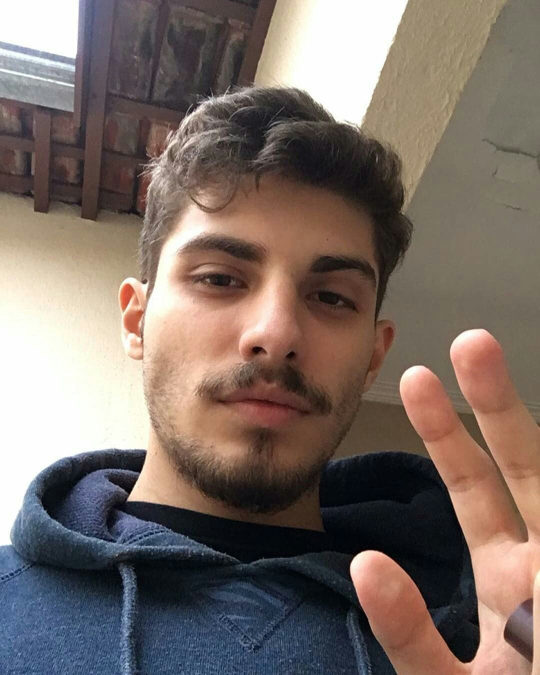
#> input picture OpenCV/Reconhecimento Facial 1.0/fotos/img1.jpg, 1080 x 1350 px, given in place of the camera (shown at 1/2 size)
$ python contorno.py
#> lines starting #> are read from the running program, lines starting #| are printed output that depends on the picture; after the words box and inside, x2 and y2 are one past the last pixel; in counts of white or black regions, pixels touching at a corner belong together
import cv2

def main():
    cap = cv2.VideoCapture(0)
    if not cap.isOpened():
        print("Não foi possível acessar a webcam.")
        return

    while True:
        ret, frame = cap.read()
#> frame is the input picture: shape (1350, 1080, 3); mean B, G, R 102.7, 109.6, 123.5
        if not ret:
            break

        # redimensiona, converte em cinza, suaviza e aplica Canny
        frame = cv2.resize(frame, (900, 600))
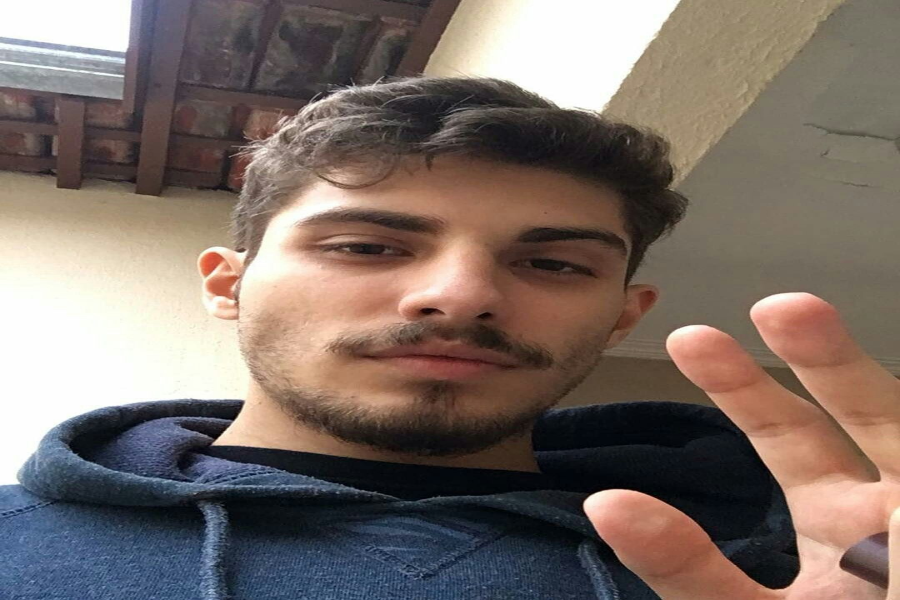
#> frame: shape (600, 900, 3); mean B, G, R 102.6, 109.5, 123.4
        gray= cv2.cvtColor(frame, cv2.COLOR_BGR2GRAY)
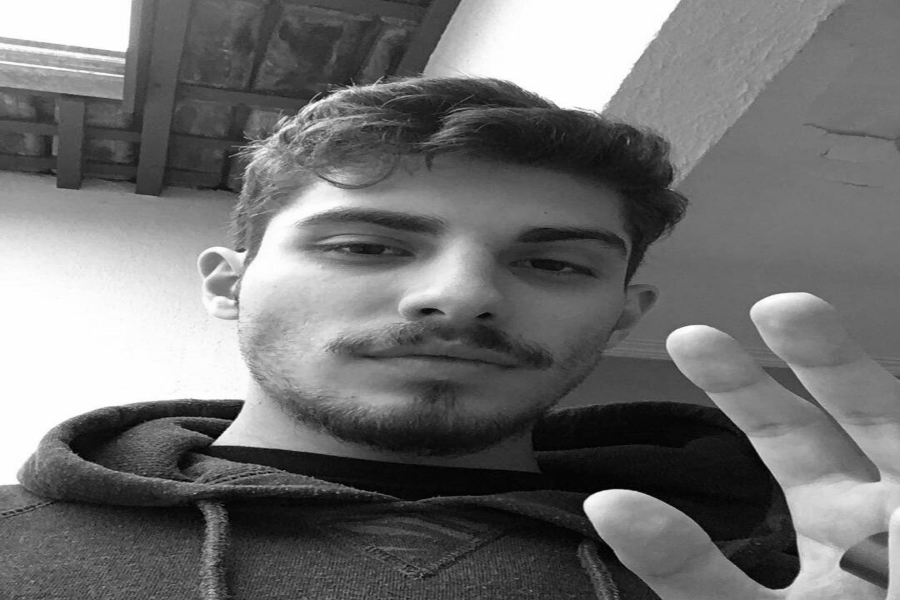
#> gray: shape (600, 900); min 0, max 255, mean 112.9
        blur = cv2.GaussianBlur(gray, (7, 7), 0)
        edges = cv2.Canny(blur, 50, 100)
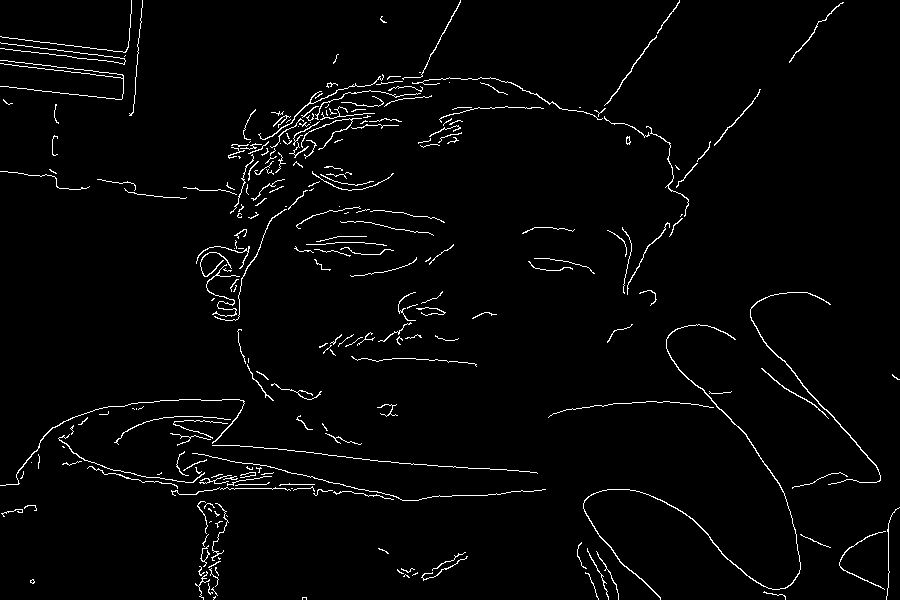
#> edges: shape (600, 900); 2.5% white in thin lines or dots

        cv2.resize(frame,( 400, 600))
        cv2.resize(edges, (400, 600))

        # mostra a webcam
        cv2.imshow("Camera", frame)
        cv2.imshow("Contornos (Canny)", edges)

        # sai com 'a'
        if cv2.waitKey(5) & 0xFF == ord('a'):
#> (key Esc is pressed here)
            break

    cap.release()
    cv2.destroyAllWindows()

if __name__ == "__main__":
    main()

$ run again, on OpenCV/Reconhecimento Facial 1.0/fotos/img2.jpg
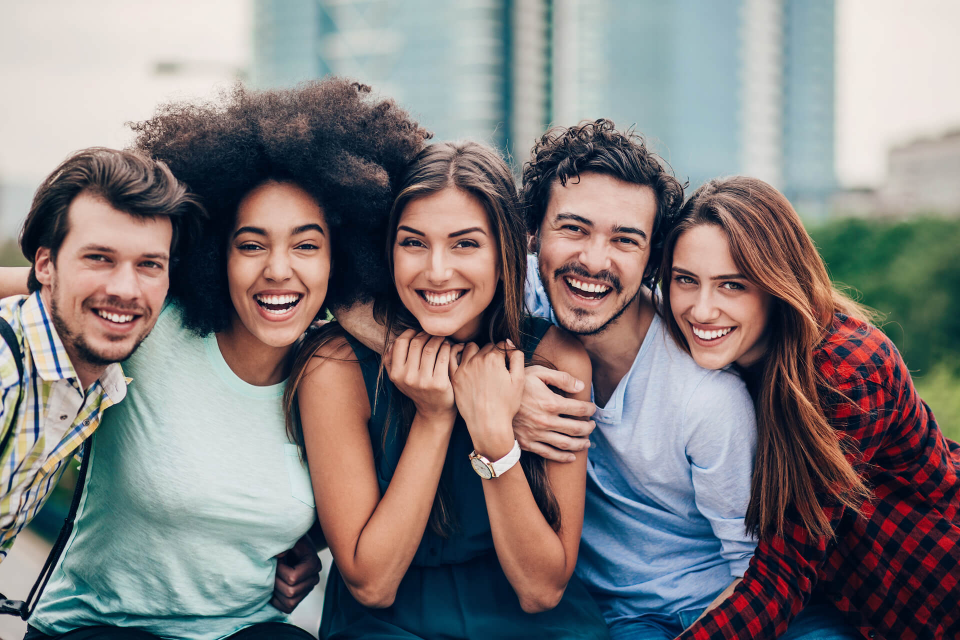
#> input picture OpenCV/Reconhecimento Facial 1.0/fotos/img2.jpg, 1920 x 1280 px, given in place of the camera (shown at 1/2 size)
#> in main, frame is the input picture: shape (1280, 1920, 3); mean B, G, R 124.4, 124.3, 129.3
#> frame: shape (600, 900, 3)
#> in main, `gray= cv2.cvtColor(frame, cv2.COLOR_BGR2GRAY)`:
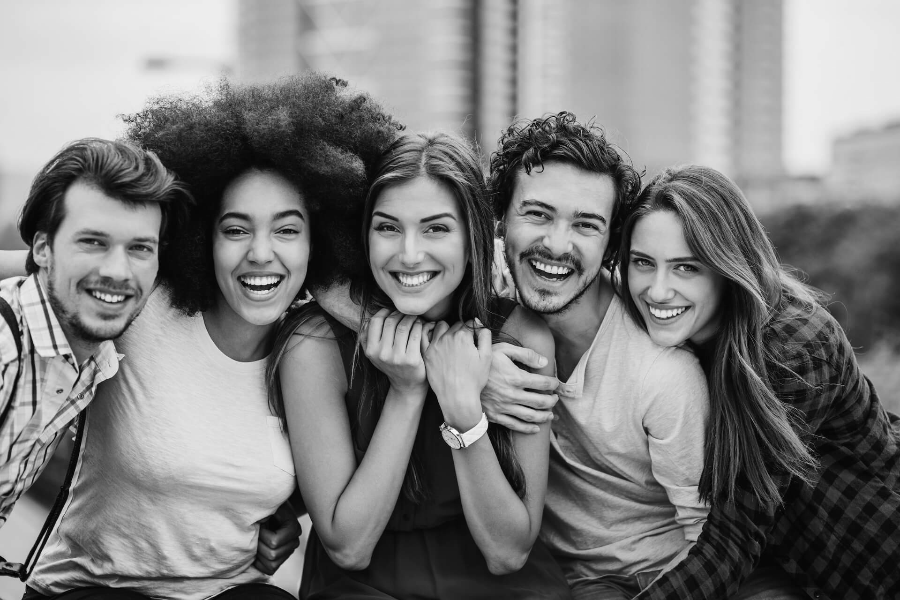
#> gray: shape (600, 900); min 1, max 252, mean 125.7
#> in main, `edges = cv2.Canny(blur, 50, 100)`:
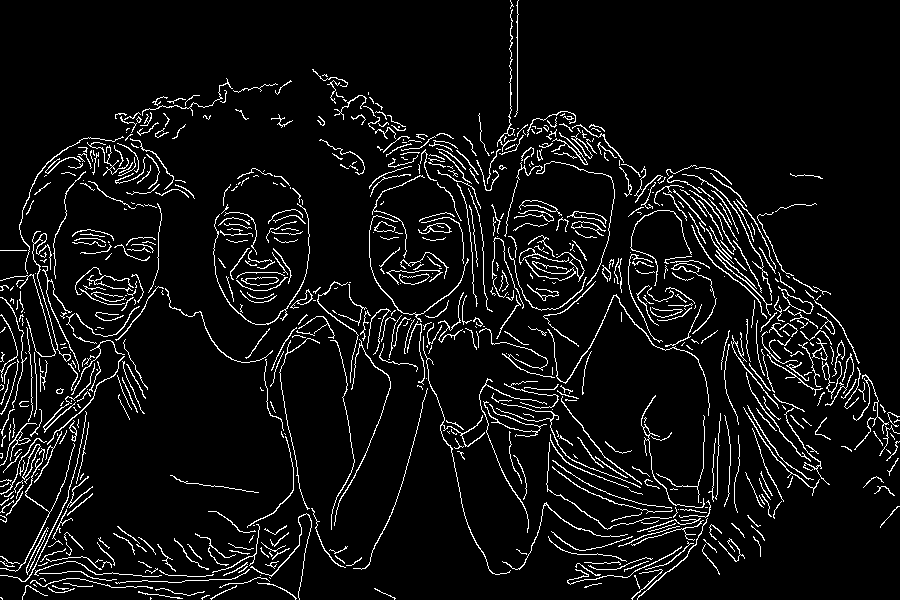
#> edges: shape (600, 900); 6.6% white in thin lines or dots

$ run again, on OpenCV/Reconhecimento Facial 1.0/fotos/img3.jpg
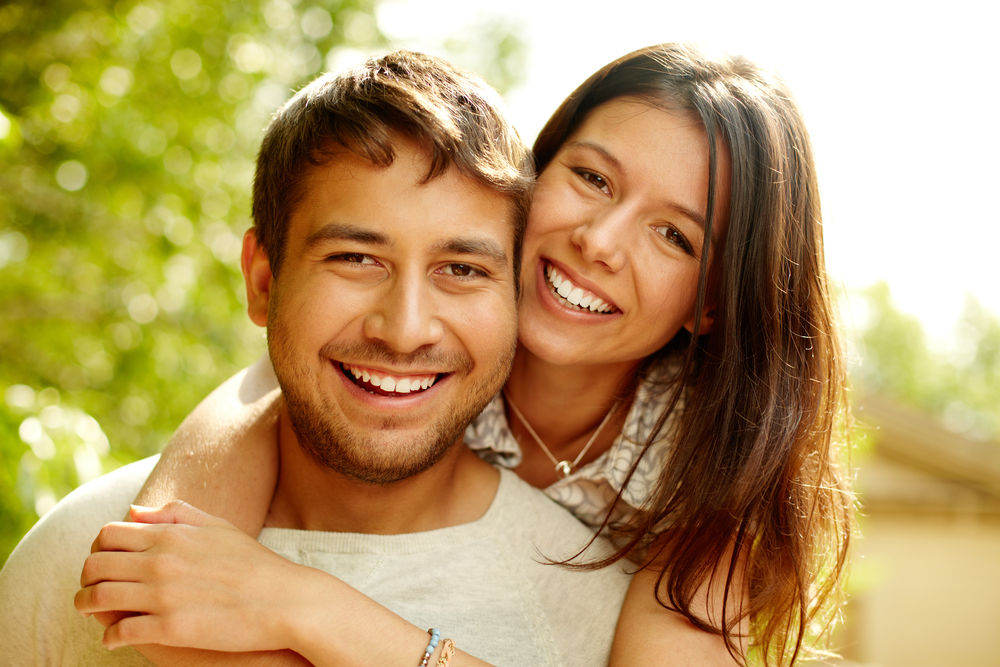
#> input picture OpenCV/Reconhecimento Facial 1.0/fotos/img3.jpg, 1000 x 667 px, given in place of the camera
#> in main, frame is the input picture: shape (667, 1000, 3); mean B, G, R 102.6, 155.1, 183.6
#> frame: shape (600, 900, 3)
#> in main, `gray= cv2.cvtColor(frame, cv2.COLOR_BGR2GRAY)`:
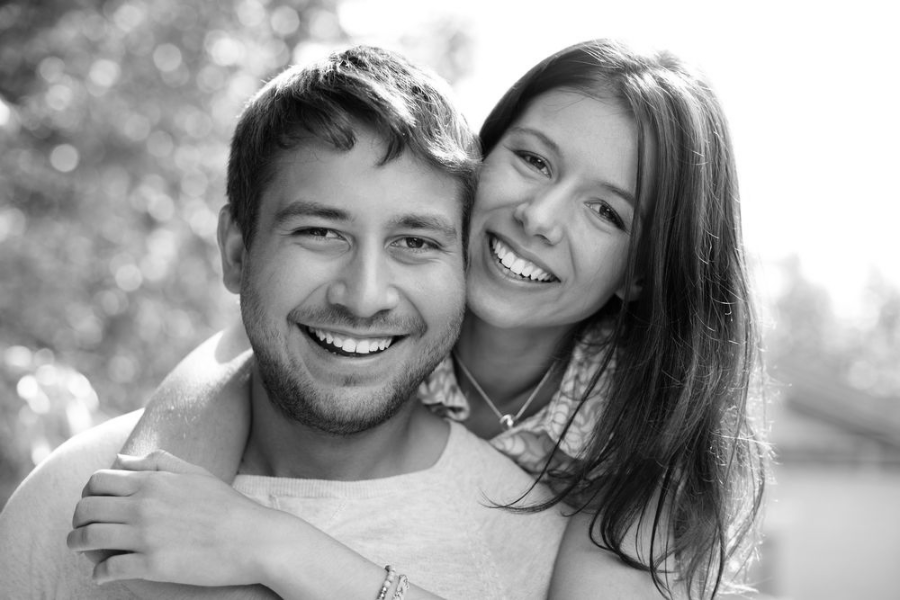
#> gray: shape (600, 900); min 0, max 255, mean 157.5
#> in main, `edges = cv2.Canny(blur, 50, 100)`:
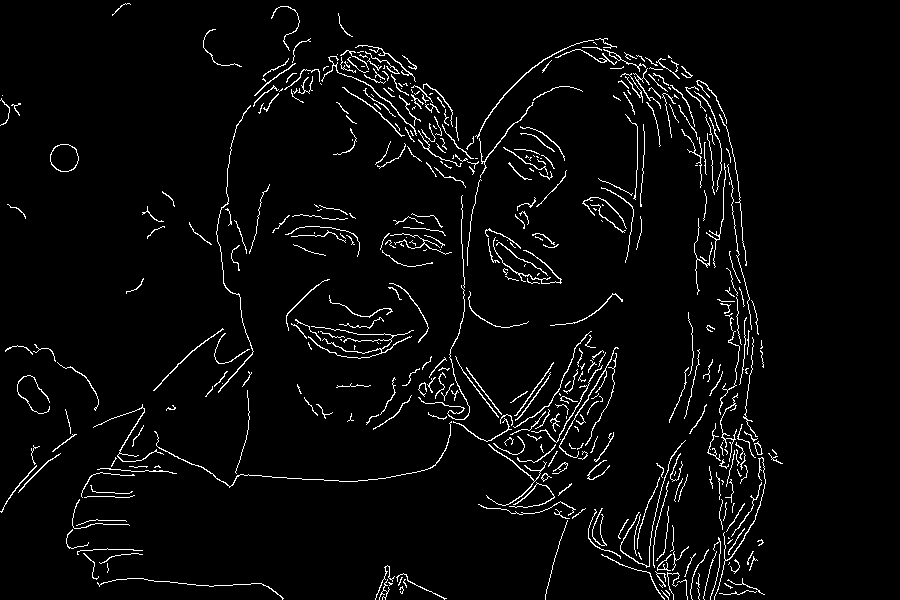
#> edges: shape (600, 900); 3.7% white in thin lines or dots, all inside (x1, y1, x2, y2) = (0, 3, 783, 600)

$ run again, on OpenCV/Reconhecimento Facial 1.0/fotos/img4.jpg
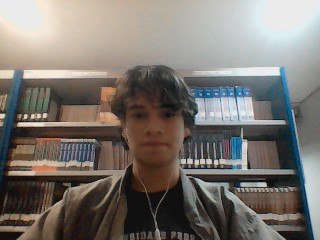
#> input picture OpenCV/Reconhecimento Facial 1.0/fotos/img4.jpg, 320 x 240 px, given in place of the camera
#> in main, frame is the input picture: shape (240, 320, 3); mean B, G, R 112, 117.9, 122.9
#> frame: shape (600, 900, 3)
#> in main, `gray= cv2.cvtColor(frame, cv2.COLOR_BGR2GRAY)`:
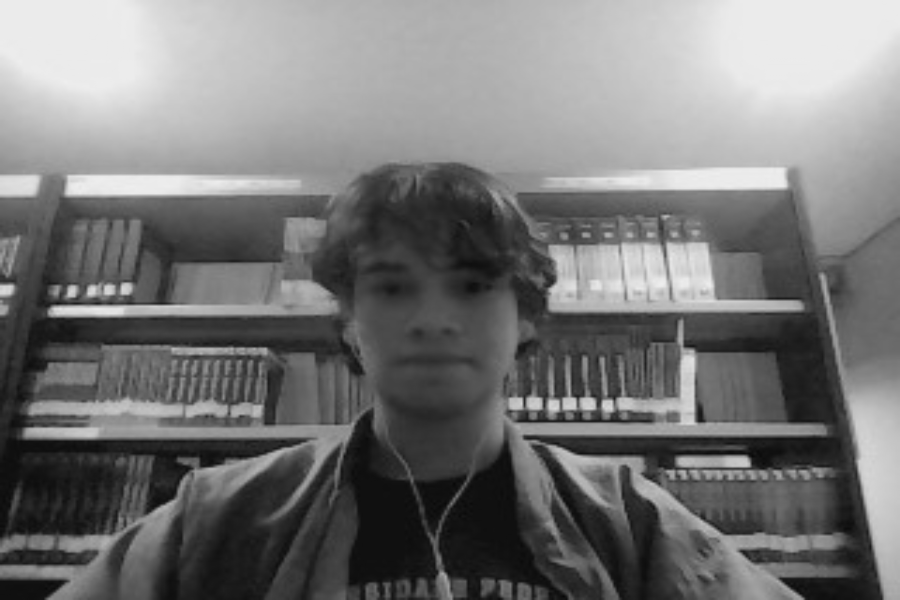
#> gray: shape (600, 900); min 7, max 238, mean 118.6
#> in main, `edges = cv2.Canny(blur, 50, 100)`:
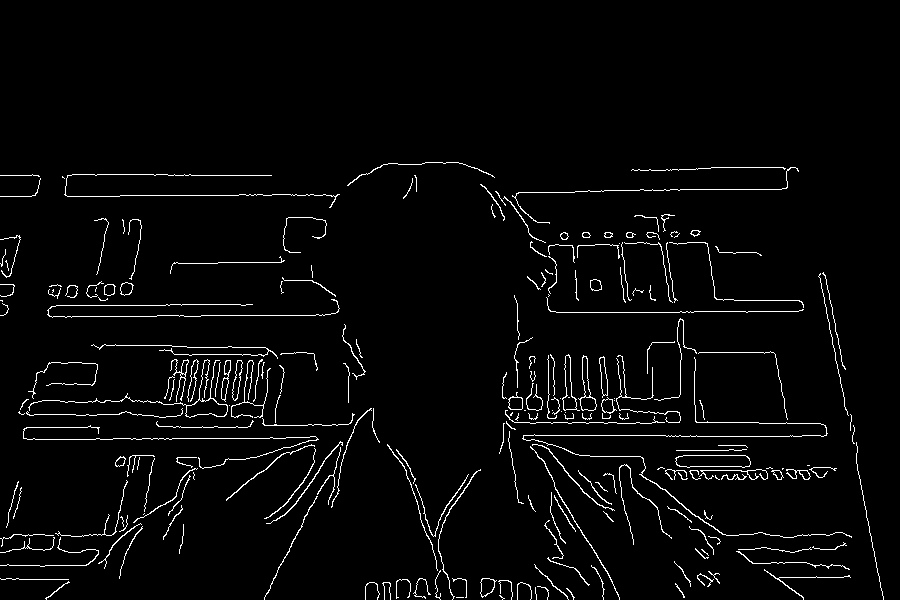
#> edges: shape (600, 900); 3.1% white in thin lines or dots, all inside (x1, y1, x2, y2) = (0, 162, 884, 600)
